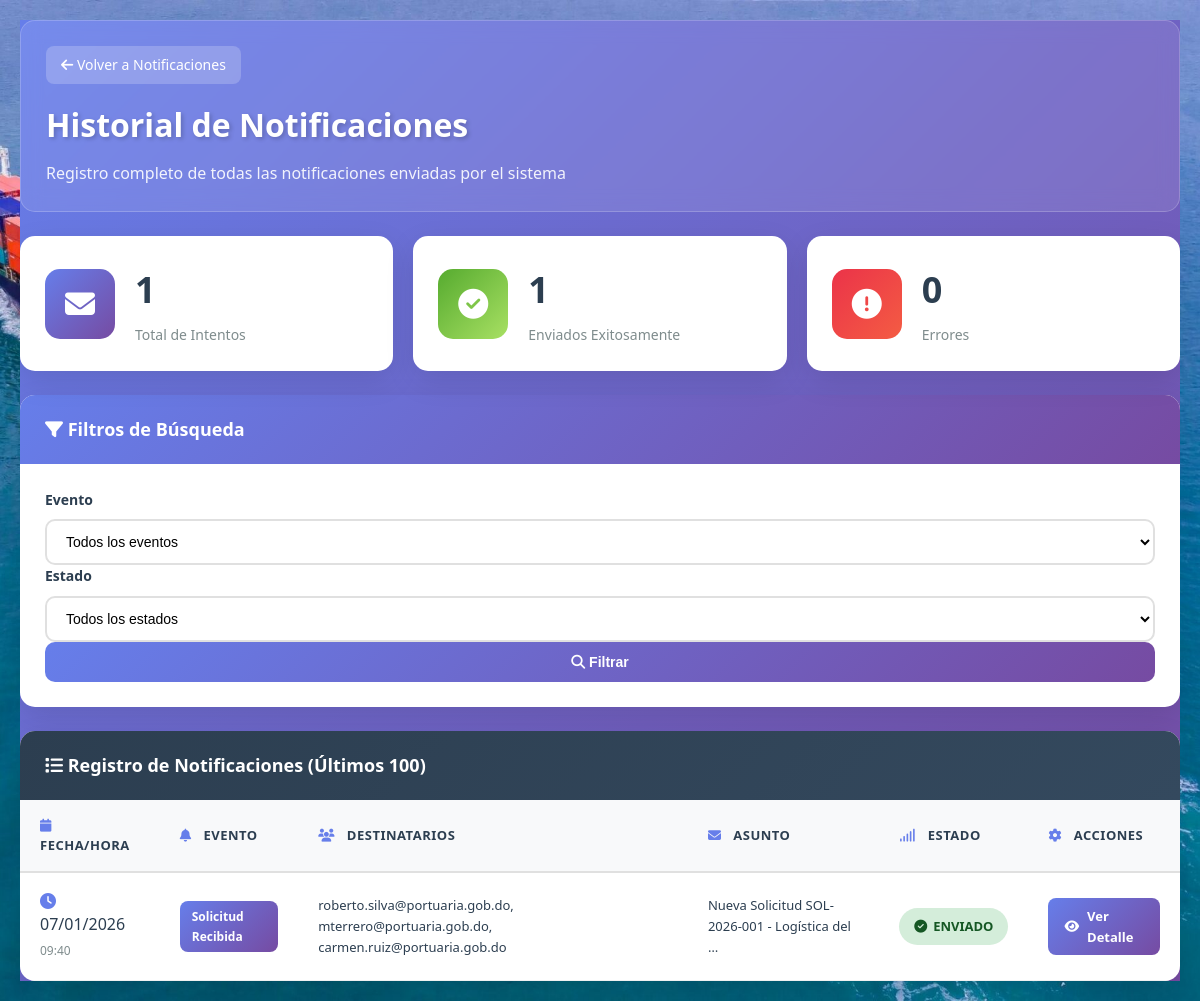
The app's page /notificaciones/logs/ (signed in) with its own data.
### notificaciones/models.py (models this page shows, shortened)
class LogNotificacion(models.Model):
    ESTADO_CHOICES = [
        ('pendiente', 'Pendiente'),
        ('enviado', 'Enviado'),
        ('error', 'Error'),
    ]
    evento = models.ForeignKey(
        EventoSistema,
        on_delete=models.PROTECT,
        related_name='logs',
        verbose_name='Evento'
    )
    destinatarios = models.TextField(
        verbose_name='Destinatarios',
        help_text='Lista de emails separados por comas'
    )
    asunto = models.CharField(
        max_length=255,
        verbose_name='Asunto'
    )
    mensaje_html = models.TextField(
        blank=True,
        verbose_name='Mensaje HTML'
    )
    mensaje_texto = models.TextField(
        blank=True,
        verbose_name='Mensaje en Texto'
    )
    estado = models.CharField(
        max_length=20,
        choices=ESTADO_CHOICES,
        default='pendiente',
        verbose_name='Estado'
    )
    exitoso = models.BooleanField(
        default=False,
        verbose_name='Envío Exitoso'
    )
    mensaje_error = models.TextField(
        blank=True,
        null=True,
        verbose_name='Mensaje de Error'
    )
    metadata = models.JSONField(
        default=dict,
        blank=True,
        verbose_name='Metadata',
        help_text='Información adicional (solicitud_id, empresa_id, etc.)'
    )
    fecha_creacion = models.DateTimeField(
        auto_now_add=True,
        verbose_name='Fecha de Creación'
    )
    fecha_envio = models.DateTimeField(
        null=True,
        blank=True,
        verbose_name='Fecha de Envío'
    )
    class Meta:
        verbose_name = 'Log de Notificación'
        verbose_name_plural = 'Logs de Notificaciones'
        ordering = ['-fecha_creacion']

class EventoSistema(models.Model):
    CODIGO_EVENTO_CHOICES = [
        ('solicitud_recibida', 'Solicitud Recibida'),
        ('solicitud_aprobada', 'Solicitud Aprobada'),
        ('solicitud_rechazada', 'Solicitud Rechazada'),
        ('solicitud_requerimientos', 'Solicitud con Requerimientos'),
        ('solicitud_vencida', 'Solicitud Vencida'),
        ('asignacion_evaluador', 'Asignación a Evaluador'),
        ('asignacion_supervisor', 'Asignación a Supervisor'),
        ('autorizacion_generada', 'Autorización Generada'),
        ('autorizacion_vencida', 'Autorización Vencida'),
        ('extension_solicitada', 'Extensión de Validez Solicitada'),
        ('extension_aprobada', 'Extensión de Validez Aprobada'),
        ('extension_rechazada', 'Extensión de Validez Rechazada'),
        ('incumplimiento_reportado', 'Incumplimiento Reportado'),
        ('subsanacion_solicitada', 'Subsanación Solicitada'),
        ('subsanacion_respondida', 'Subsanación Respondida'),
        ('solicitud_excepcional_aprobada', 'Solicitud Excepcional Aprobada'),
        ('licencia_por_vencer', 'Licencia por Vencer'),
        ('licencia_vencida', 'Licencia Vencida'),
        ('contrato_por_vencer', 'Contrato por Vencer'),
        ('contrato_vencido', 'Contrato Vencido'),
        ('personalizado', 'Evento Personalizado'),
    ]
    codigo = models.CharField(
        max_length=50,
        choices=CODIGO_EVENTO_CHOICES,
        unique=True,
        verbose_name='Código del Evento',
        help_text='Código único que identifica este evento'
    )
    nombre = models.CharField(
        max_length=100,
        verbose_name='Nombre del Evento',
        help_text='Nombre descriptivo del evento'
    )
    descripcion = models.TextField(
        blank=True,
        verbose_name='Descripción',
        help_text='Descripción detallada del evento'
    )
    asunto_email = models.CharField(
        max_length=200,
        verbose_name='Asunto del Email',
        help_text='Puede usar variables: {solicitud_codigo}, {empresa_nombre}, {usuario_nombre}'
    )
    template_html = models.CharField(
        max_length=200,
        blank=True,
        verbose_name='Template HTML',
        help_text='Nombre del archivo template (ej: emails/solicitud_recibida.html)'
    )
    mensaje_texto_plano = models.TextField(
        blank=True,
        verbose_name='Mensaje en Texto Plano',
        help_text='Versión en texto plano del mensaje. Puede usar variables.'
    )
    activo = models.BooleanField(
        default=True,
        verbose_name='Activo',
        help_text='Si está desactivado, no se enviarán notificaciones para este evento'
    )
    created_at = models.DateTimeField(auto_now_add=True, verbose_name='Creado el')
    updated_at = models.DateTimeField(auto_now=True, verbose_name='Actualizado el')
    class Meta:
        verbose_name = 'Evento del Sistema'
        verbose_name_plural = 'Eventos del Sistema'
        ordering = ['nombre']

### notificaciones/views.py (the view)
# urls.py: path('logs/', views.ver_logs_notificaciones, name='ver_logs'),
@can_evaluate_required
def ver_logs_notificaciones(request):
    logs = LogNotificacion.objects.all().order_by('-fecha_creacion')[:100]
    evento_id = request.GET.get('evento')
    estado = request.GET.get('estado')
    if evento_id:
        logs = logs.filter(evento_id=evento_id)
    if estado:
        logs = logs.filter(estado=estado)
    total_logs = LogNotificacion.objects.count()
    total_enviados = LogNotificacion.objects.filter(exitoso=True).count()
    total_errores = LogNotificacion.objects.filter(exitoso=False, estado='error').count()
    context = {
        'logs': logs,
        'total_logs': total_logs,
        'total_enviados': total_enviados,
        'total_errores': total_errores,
        'eventos': EventoSistema.objects.all(),
    }
    return render(request, 'notificaciones/ver_logs.html', context)

### templates/notificaciones/ver_logs.html (shortened to what this page needs)
{% extends "base.html" %}
{% load static %}
{% block content %}
<div class="container-fluid px-4 py-4" style="background: linear-gradient(135deg, #667eea 0%, #764ba2 100%); min-height: 100vh;">
    <div class="content-wrapper">
        <div class="header-section mb-4">
            <a href="{% url 'notificaciones:configuracion_correo' %}" class="back-link">
                <i class="fas fa-arrow-left"></i> Volver a Notificaciones
            </a>
            <h1 class="page-title">Historial de Notificaciones</h1>
            <p class="page-subtitle">Registro completo de todas las notificaciones enviadas por el sistema</p>
        </div>
        <div class="stats-container mb-4">
            <div class="stat-card stat-card-primary">
                <div class="stat-icon">
                    <i class="fas fa-envelope"></i>
                </div>
                <div class="stat-content">
                    <h3 class="stat-number">{{ total_logs }}</h3>
                    <p class="stat-label">Total de Intentos</p>
                </div>
            </div>
            <div class="stat-card stat-card-success">
                <div class="stat-icon">
                    <i class="fas fa-check-circle"></i>
                </div>
                <div class="stat-content">
                    <h3 class="stat-number">{{ total_enviados }}</h3>
                    <p class="stat-label">Enviados Exitosamente</p>
                </div>
            </div>
            <div class="stat-card stat-card-danger">
                <div class="stat-icon">
                    <i class="fas fa-exclamation-circle"></i>
                </div>
                <div class="stat-content">
                    <h3 class="stat-number">{{ total_errores }}</h3>
                    <p class="stat-label">Errores</p>
                </div>
            </div>
        </div>
        <div class="filter-card mb-4">
            <div class="filter-header">
                <i class="fas fa-filter"></i> Filtros de Búsqueda
            </div>
            <div class="filter-body">
                <form method="GET" class="row g-3">
                    <div class="col-md-5">
                        <label for="evento" class="filter-label">Evento</label>
                        <select name="evento" id="evento" class="filter-select">
                            <option value="">Todos los eventos</option>
                        </select>
                    </div>
                    <div class="col-md-5">
                        <label for="estado" class="filter-label">Estado</label>
                        <select name="estado" id="estado" class="filter-select">
                            <option value="">Todos los estados</option>
                        </select>
                    </div>
                    <div class="col-md-2 d-flex align-items-end">
                        <button type="submit" class="filter-btn">
                            <i class="fas fa-search"></i> Filtrar
                        </button>
                    </div>
                </form>
            </div>
        </div>
        <div class="logs-card">
            <div class="logs-header">
                <i class="fas fa-list"></i> Registro de Notificaciones (Últimos 100)
            </div>
            <div class="logs-body">
                {% if logs %}
                <div class="table-responsive">
                    <table class="logs-table">
                        <thead>
                            <tr>
                                <th><i class="fas fa-calendar"></i> Fecha/Hora</th>
                                <th><i class="fas fa-bell"></i> Evento</th>
                                <th><i class="fas fa-users"></i> Destinatarios</th>
                                <th><i class="fas fa-envelope"></i> Asunto</th>
                                <th><i class="fas fa-signal"></i> Estado</th>
                                <th><i class="fas fa-cog"></i> Acciones</th>
                            </tr>
                        </thead>
                        <tbody>
                            {% for log in logs %}
                            <tr class="log-row">
                                <td class="log-date">
                                    <div class="date-time">
                                        <i class="fas fa-clock"></i>
                                        {{ log.fecha_creacion|date:"d/m/Y" }}
                                        <br>
                                        <small>{{ log.fecha_creacion|date:"H:i" }}</small>
                                    </div>
                                </td>
                                <td>
                                    <span class="event-badge">{{ log.evento.nombre }}</span>
                                </td>
                                <td class="log-recipients">
                                    {{ log.destinatarios|truncatewords:3 }}
                                </td>
                                <td class="log-subject">
                                    {{ log.asunto|truncatewords:6 }}
                                </td>
                                <td>
                                    {% if log.estado == 'enviado' %}
                                        <span class="status-badge status-success">
                                            <i class="fas fa-check-circle"></i> Enviado
                                        </span>
                                    {% elif log.estado == 'error' %}
                                        <span class="status-badge status-error">
                                            <i class="fas fa-times-circle"></i> Error
                                        </span>
                                    {% else %}
                                        <span class="status-badge status-pending">
                                            <i class="fas fa-clock"></i> Pendiente
                                        </span>
                                    {% endif %}
                                </td>
                                <td>
                                    <a href="{% url 'notificaciones:detalle_log' log.id %}" class="action-btn">
                                        <i class="fas fa-eye"></i> Ver Detalle
                                    </a>
                                </td>
                            </tr>
                            {% endfor %}
                        </tbody>
                    </table>
                </div>
                {% else %}
                <div class="empty-state">
                    <i class="fas fa-inbox"></i>
                    <p>No hay logs de notificaciones registrados</p>
                    <small>Los logs aparecerán aquí cuando se envíen notificaciones</small>
                </div>
                {% endif %}
            </div>
        </div>
    </div>
</div>
{% endblock %}

### static/css/base.css (style rules this page uses)
* { margin: 0; padding: 0; box-sizing: border-box; }
body { font-family: 'Segoe UI', Tahoma, Geneva, Verdana, sans-serif; background: url('/media/Ship.jpeg') no-repeat center center fixed; background-size: cover; background-attachment: fixed; min-height: 100vh; line-height: 1.6; color: #333; position: relative; }
.status-badge { padding: 4px 12px; border-radius: 12px; font-size: 11px; font-weight: 600; text-transform: uppercase; }
.mb-4 { margin-bottom: 1.5rem; }

### records on screen
LogNotificacion: fecha_creacion "07/01/2026", fecha_creacion "09:40", evento.nombre "Solicitud Recibida", destinatarios "roberto.silva@portuaria.gob.do, mterrero@portuaria.gob.do, carmen.ruiz@portuaria.gob.do", asunto "Nueva Solicitud SOL-2026-001 - Logística del …", estado "enviado" (drawn)

### other values on screen
{{ total_logs }} "1"
{{ total_enviados }} "1"
{{ total_errores }} "0"
